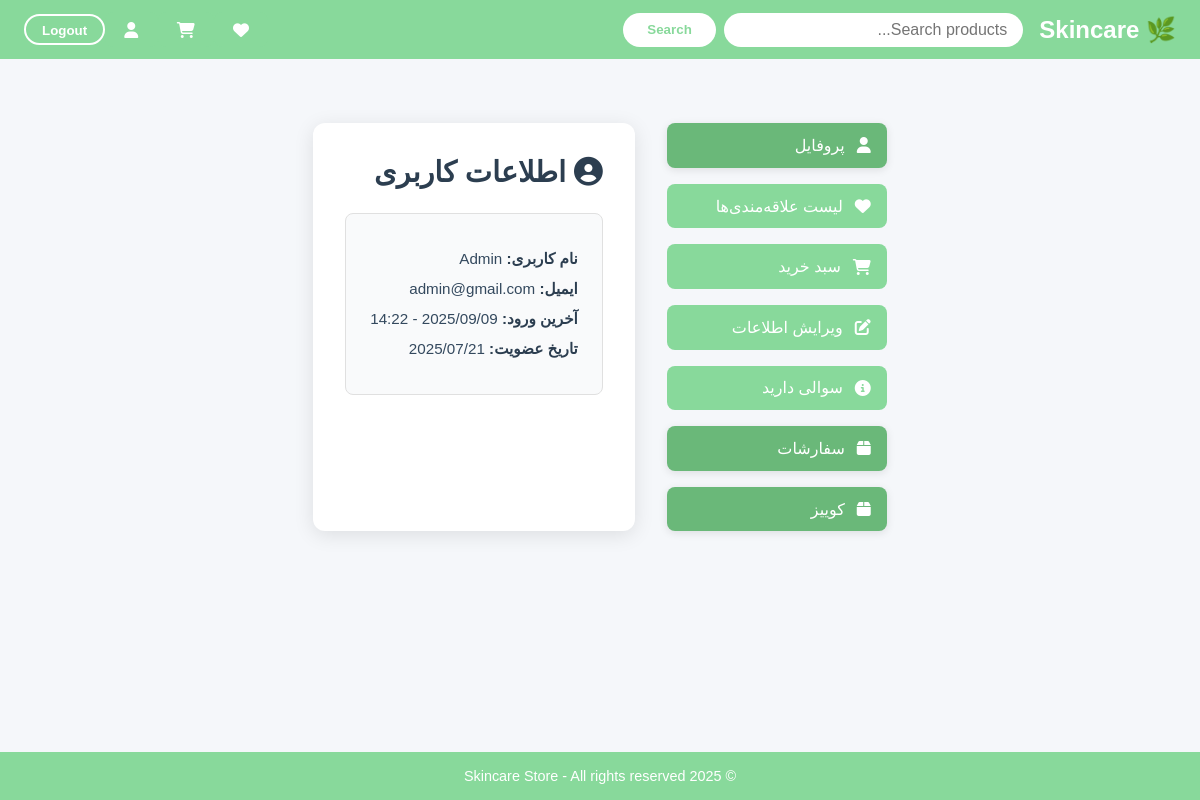
Screenshot of /accounts/show_profile/ (signed in) with the database file from the repository.
### accounts/models.py (models this page shows, shortened)
class CustomUser(AbstractUser):
    SKIN_CHOICES = [
        ('dry', 'خشک'),
        ('oily', 'چرب'),
        ('combo', 'ترکیبی'),
        ('sensitive', 'حساس'),
    ]
    skin_type=models.CharField(max_length=20,choices=SKIN_CHOICES,null=True,blank=True)
    concerns=models.JSONField(null=True, blank=True)
    preferences=models.JSONField(null=True, blank=True)
    created_at=models.DateTimeField(auto_now_add=True)

### accounts/views.py (the view)
# urls.py: path('show_profile/',views.show_profile,name='show_profile'),
@login_required
def show_profile(request):
    return render(request,'accounts/profile.html',{'user':request.user})

### accounts/templates/accounts/profile.html (shortened to what this page needs)
{% extends 'base.html' %}
{% block content %}
<div class="profile-container">
    <aside class="sidebar">
        <a href="{% url 'show_profile' %}" class="sidebar-btn active">
            <i class="fas fa-user"></i> پروفایل
        </a>
        <a href="{% url 'wishlist' %}" class="sidebar-btn">
            <i class="fas fa-heart"></i> لیست علاقه‌مندی‌ها
        </a>
        <a href="{% url 'cart' %}" class="sidebar-btn">
            <i class="fas fa-shopping-cart"></i> سبد خرید
        </a>
        <a href="{% url 'edit_profile' %}" class="sidebar-btn">
            <i class="fas fa-edit"></i> ویرایش اطلاعات
        </a>
        <a href="{% url 'faq' %}" class="sidebar-btn">
            <i class="fas fa-info-circle"></i> سوالی دارید
        </a>
        <a href="{% url 'show_purchase_items' %}" class="sidebar-btn active" aria-current="page">
            <i class="fas fa-box"></i> سفارشات
        </a>
        <a href="{% url 'get_quiz' %}" class="sidebar-btn active" aria-current="page">
            <i class="fas fa-box"></i> کوییز
        </a>
    </aside>
    <main class="main-content">
        <h2><i class="fas fa-user-circle"></i> اطلاعات کاربری</h2>
        <div class="info-card">
            <p><strong>نام کاربری:</strong> {{ user.username }}</p>
            <p><strong>ایمیل:</strong> {{ user.email }}</p>
            <p><strong>آخرین ورود:</strong> {{ user.last_login|date:"Y/m/d - H:i" }}</p>
            <p><strong>تاریخ عضویت:</strong> {{ user.date_joined|date:"Y/m/d" }}</p>
        </div>
    </main>
</div>
{% endblock %}

### templates/base.html (style rules this page uses)
* { box-sizing: border-box; margin: 0; padding: 0; }
body { font-family: Arial, sans-serif; background: #f8f9fa; min-height: 100vh; display: flex; flex-direction: column; }

### accounts/templates/accounts/profile.html (style rules this page uses)
body { font-family: 'Vazir', sans-serif; background-color: #f5f7fa; direction: rtl; margin: 0; }
.profile-container { display: flex; flex-direction: row; gap: 2rem; max-width: 1200px; margin: 2rem auto; padding: 0 1rem; }
.sidebar { width: 220px; display: flex; flex-direction: column; gap: 1rem; }
.sidebar-btn { background-color: #88d99b; color: white; padding: 0.8rem 1rem; border-radius: 8px; font-weight: 500; text-decoration: none; display: flex; align-items: center; gap: 0.75rem; transition: background-color 0.3s ease, transform 0.2s ease; }
.sidebar-btn.active { background-color: #6ab879; box-shadow: 0 2px 8px rgba(0, 0, 0, 0.1); }
.main-content { flex: 1; background-color: #ffffff; padding: 2rem; border-radius: 12px; box-shadow: 0 4px 20px rgba(0, 0, 0, 0.1); }
.main-content h2 { color: #2c3e50; font-size: 1.8rem; font-weight: 700; margin-bottom: 1.5rem; display: flex; align-items: center; gap: 0.5rem; }
.info-card { background-color: #f9fafb; padding: 1.5rem; border-radius: 8px; border: 1px solid #e0e0e0; }
.info-card p { margin: 0.75rem 0; font-size: 0.95rem; color: #34495e; }
.info-card strong { color: #2c3e50; font-weight: 600; }

### rows the page displays
CustomUser: username "Admin", email "admin@gmail.com", last_login "2025/09/09 - 14:22", date_joined "2025/07/21"
